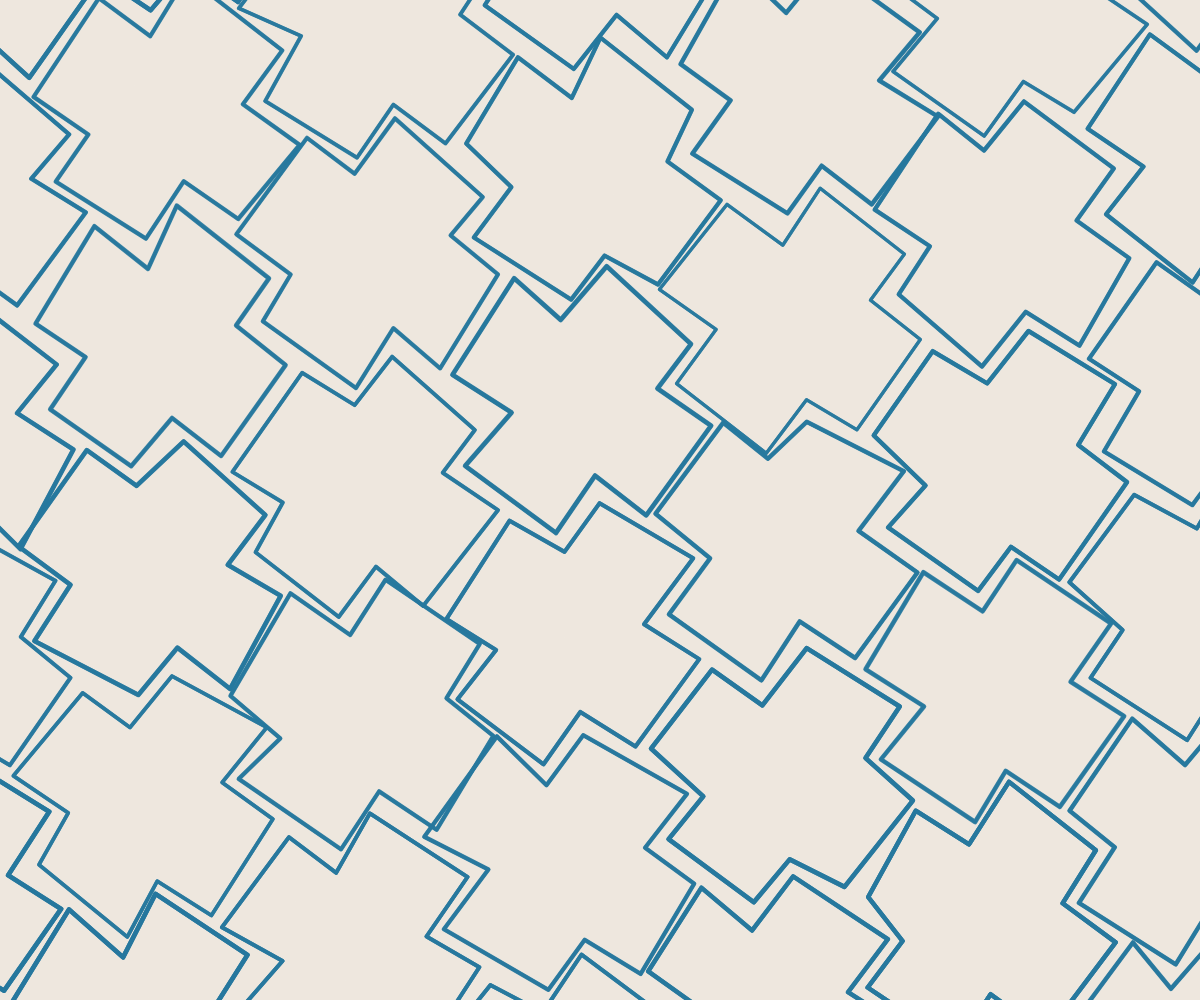
Frame 1 (no input)
Frame 60 (no input): identical to frame 1, image omitted
Frame 120 (the mouse pressed at the canvas centre since frame 60): identical to frame 1, image omitted

The p5.js sketch that drew this single still picture (run headless with seeded random() and noise() and a simulated clock; from frame 60 on, the mouse is pressed at the canvas centre):

// p5.js sketch
// ── sketch.js
// p5.js sketch: Hand-drawn Greek crosses in brick pattern
// Uses the hand-drawn style from the doodle folder

let paperCol, inkCol;
let crosses = [];  // Store cross data for interactivity
let rotationAngle;
let baseSize, size, gap, spacingX, spacingY, offsetX;

function setup() {
  createCanvas(windowWidth, windowHeight);
  angleMode(RADIANS);

  paperCol = color(238, 231, 222);   // warm off-white paper
  inkCol   = color(38, 120, 158);    // blue marker-ish

  // Use seeded random for consistent cross shapes
  randomSeed(42);
  rotationAngle = random(25, 65);
  
  calculateDimensions();
  generateCrosses();
  
  loop();
}

function calculateDimensions() {
  baseSize = min(width, height);
  size = baseSize * 0.12;  // Cross extent scales with canvas
  gap = size * 0.1;  // Gap also scales proportionally
  
  // A Greek cross with extent 'size' has total width = 2*size
  spacingX = size * 2 + gap;
  spacingY = size * 1.5 + gap;
  
  // Offset for brick pattern (half width)
  offsetX = size + gap / 2;
}

function generateCrosses() {
  crosses = [];
  randomSeed(42);  // Reset seed for consistent cross shapes
  
  let row = 0;
  let y = -size * 6;
  
  while (y < height + size * 6) {
    const xOffset = (row % 2 === 1) ? offsetX : 0;
    let x = -size * 4 + xOffset;
    
    while (x < width + size * 4) {
      // Generate random arm widths for this cross (seeded)
      const armWidthTop    = size * random(0.90, 0.95);
      const armWidthRight  = size * random(0.90, 0.95);
      const armWidthBottom = size * random(0.90, 0.95);
      const armWidthLeft   = size * random(0.90, 0.95);
      
      crosses.push({
        x: x,
        y: y,
        size: size,
        armWidthTop,
        armWidthRight,
        armWidthBottom,
        armWidthLeft,
        alpha: 255,
        fading: false,
        // Pre-compute random values for consistent rendering
        wobbleSeed: int(x * 10000 + y),
        pressureOffsets: [random(1), random(1), random(1)]
      });
      
      x += spacingX;
    }
    
    y += spacingY;
    row++;
  }
}

function windowResized() {
  resizeCanvas(windowWidth, windowHeight);
  randomSeed(42);
  rotationAngle = random(25, 65);
  calculateDimensions();
  generateCrosses();
}

function draw() {
  background(paperCol);

  // subtle paper grain - use static random seed for consistent positions
  noStroke();
  const grainCount = (width * height) / 400;
  randomSeed(123);  // Fixed seed for consistent grain
  for (let i = 0; i < grainCount; i++) {
    const x = random(width), y = random(height);
    const a = random(6, 14);
    fill(255, 255, 255, a);
    rect(x, y, 1, 1);
  }

  push();
  translate(width/2, height/2);
  rotate(radians(rotationAngle));
  translate(-width/2, -height/2);
  
  // Draw all crosses
  for (let cross of crosses) {
    if (cross.alpha > 0) {
      drawHandDrawnGreekCross(cross);
    }
  }
  
  pop();
}

function mousePressed() {
  // Transform mouse coordinates to rotated canvas space
  let mx = mouseX - width/2;
  let my = mouseY - height/2;
  
  // Rotate the point in the opposite direction
  let rx = mx * cos(radians(-rotationAngle)) - my * sin(radians(-rotationAngle));
  let ry = mx * sin(radians(-rotationAngle)) + my * cos(radians(-rotationAngle));
  
  rx += width/2;
  ry += height/2;
  
  // Check each cross for click
  for (let cross of crosses) {
    if (!cross.fading && isPointInCross(rx, ry, cross)) {
      cross.fading = true;
      break;  // Only fade one at a time
    }
  }
}

function isPointInCross(px, py, cross) {
  // Check if point is within the cross bounds (approximate as bounding box)
  const halfSize = cross.size;
  const halfArm = max(cross.armWidthTop, cross.armWidthRight, cross.armWidthBottom, cross.armWidthLeft) / 2;
  
  // Bounding box of the cross
  const left = cross.x - halfSize;
  const right = cross.x + halfSize;
  const top = cross.y - halfSize;
  const bottom = cross.y + halfSize;
  
  if (px < left || px > right || py < top || py > bottom) {
    return false;
  }
  
  // More precise check: is point in any arm?
  const ax = cross.armWidthRight / 2;
  const bx = cross.armWidthLeft / 2;
  const ay = cross.armWidthBottom / 2;
  const by = cross.armWidthTop / 2;
  
  const cx = cross.x;
  const cy = cross.y;
  
  // Check horizontal arm (center strip)
  if (py >= cy - ay && py <= cy + ay && px >= cx - halfSize && px <= cx + halfSize) {
    return true;
  }
  
  // Check vertical arm (center strip)
  if (px >= cx - bx && px <= cx + ax && py >= cy - halfSize && py <= cy + halfSize) {
    return true;
  }
  
  return false;
}

// Cross/plus made from a polyomino outline with asymmetric arm widths
function plusVertices(size, armWidthTop, armWidthRight, armWidthBottom, armWidthLeft) {
  const pts = [
    [-armWidthLeft/2, -size],        // top-left of top arm
    [ armWidthRight/2, -size],        // top-right of top arm
    [ armWidthRight/2, -armWidthTop/2],    // inner corner TR
    [ size, -armWidthTop/2],          // top-right of right arm
    [ size, armWidthBottom/2],        // bottom-right of right arm
    [ armWidthRight/2, armWidthBottom/2],   // inner corner BR
    [ armWidthRight/2, size],         // bottom-right of bottom arm
    [-armWidthLeft/2, size],          // bottom-left of bottom arm
    [-armWidthLeft/2, armWidthBottom/2],   // inner corner BL
    [-size, armWidthBottom/2],         // bottom-left of left arm
    [-size, -armWidthTop/2],          // top-left of left arm
    [-armWidthLeft/2, -armWidthTop/2]      // inner corner TL
  ];

  const out = [];
  for (const [x, y] of pts) {
    out.push(createVector(x, y));
  }

  return out;
}

// Hand-drawn wobble along edges
function wobble(poly, seed, amp) {
  noiseSeed(seed);
  const out = [];
  for (let i = 0; i < poly.length; i++) {
    const v = poly[i].copy();
    const n1 = noise(v.x * 0.01 + 10.1, v.y * 0.01 + 20.2);
    const n2 = noise(v.x * 0.01 + 40.3, v.y * 0.01 + 50.4);
    v.x += map(n1, 0, 1, -amp, amp);
    v.y += map(n2, 0, 1, -amp, amp);
    out.push(v);
  }
  return out;
}

function drawPoly(poly) {
  beginShape();
  for (let i = 0; i < poly.length; i++) {
    vertex(poly[i].x, poly[i].y);
  }
  endShape(CLOSE);
}

// Draw a hand-drawn Greek cross with wobble and pressure variation
function drawHandDrawnGreekCross(cross) {
  push();
  translate(cross.x, cross.y);
  
  strokeJoin(ROUND);
  strokeCap(ROUND);
  noFill();
  
  // Use stored arm widths
  const armWidthTop    = cross.armWidthTop;
  const armWidthRight  = cross.armWidthRight;
  const armWidthBottom = cross.armWidthBottom;
  const armWidthLeft   = cross.armWidthLeft;
  
  // Draw Greek cross with wobble
  let crossShape = plusVertices(cross.size, armWidthTop, armWidthRight, armWidthBottom, armWidthLeft);
  crossShape = wobble(crossShape, cross.wobbleSeed, cross.size * 0.15);
  
  // Handle fading
  if (cross.fading) {
    cross.alpha -= 8;  // Fade speed
    if (cross.alpha < 0) cross.alpha = 0;
  }
  
  // Random pressure sensitivity - use pre-computed offsets for consistent rendering
  const pressurePasses = 3;
  for (let p = 0; p < pressurePasses; p++) {
    const pressure = cross.size * (0.025 + cross.pressureOffsets[p] * 0.015);
    stroke(red(inkCol), green(inkCol), blue(inkCol), cross.alpha * (0.7 + cross.pressureOffsets[p] * 0.2));
    strokeWeight(pressure);
    drawPoly(crossShape);
  }
  
  pop();
}
